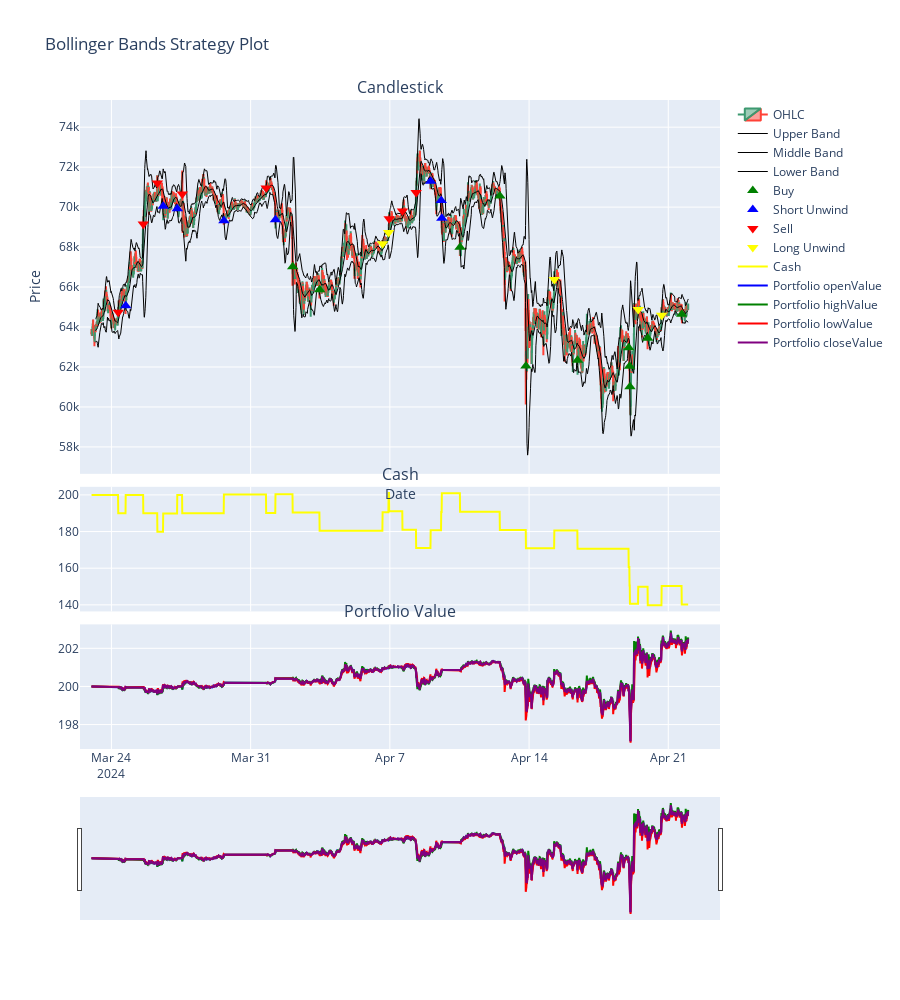

This figure's notebook cell:
### Code cell
bt.strategy.plot_history()

### Figure 1 — Plotly figure (JSON) as saved in the notebook; plotly's stock layout.template omitted (floating-point values rounded to 4 significant figures; data arrays with more than 128 entries replaced by an {"elided": "..."} marker saying what was removed)
{"data": [{"close": {"elided": "2881 int values"}, "high": {"elided": "2881 int values"}, "low": {"elided": "2881 int values"}, "name": "OHLC", "open": {"elided": "2881 int values"}, "type": "candlestick", "x": {"elided": "2881 str values"}, "xaxis": "x", "yaxis": "y"}, {"line": {"color": "black", "width": 1}, "name": "Upper Band", "type": "scatter", "x": {"elided": "2881 str values"}, "y": {"elided": "2881 float values"}}, {"line": {"color": "black", "width": 1}, "name": "Middle Band", "type": "scatter", "x": {"elided": "2881 str values"}, "y": {"elided": "2881 float values"}}, {"line": {"color": "black", "width": 1}, "name": "Lower Band", "type": "scatter", "x": {"elided": "2881 str values"}, "y": {"elided": "2881 float values"}}, {"marker": {"color": "green", "size": 10, "symbol": "triangle-up"}, "mode": "markers", "name": "Buy", "type": "scatter", "x": ["2024-04-02T02:45:00", "2024-04-03T11:15:00", "2024-04-10T12:45:00", "2024-04-12T12:45:00", "2024-04-13T20:15:00", "2024-04-16T10:30:00", "2024-04-19T00:15:00", "2024-04-19T01:15:00", "2024-04-19T01:45:00", "2024-04-19T23:15:00", "2024-04-21T16:15:00"], "y": [67020, 65868, 67995, 70560, 62054, 62340, 62958, 62037, 61010, 63438, 64644]}, {"marker": {"color": "blue", "size": 10, "symbol": "triangle-up"}, "mode": "markers", "name": "Short Unwind", "type": "scatter", "x": ["2024-03-24T17:15:00", "2024-03-26T14:30:00", "2024-03-27T07:30:00", "2024-03-29T15:45:00", "2024-04-01T06:00:00", "2024-04-09T01:15:00", "2024-04-09T14:00:00", "2024-04-09T14:45:00"], "y": [65068, 70047, 69922, 69320, 69367, 71291, 70325, 69440]}, {"marker": {"color": "black", "size": 10, "symbol": "triangle-up"}, "mode": "markers", "name": "Missed Long", "type": "scatter", "x": [], "y": []}, {"marker": {"color": "red", "size": 10, "symbol": "triangle-down"}, "mode": "markers", "name": "Sell", "type": "scatter", "x": ["2024-03-24T08:15:00", "2024-03-25T14:30:00", "2024-03-26T07:30:00", "2024-03-27T13:30:00", "2024-03-31T18:45:00", "2024-04-06T23:15:00", "2024-04-07T15:15:00", "2024-04-08T07:45:00"], "y": [64733, 69155, 71204, 70655, 70962, 69423, 69810, 70726]}, {"marker": {"color": "yellow", "size": 10, "symbol": "triangle-down"}, "mode": "markers", "name": "Long Unwind", "type": "scatter", "x": ["2024-04-06T15:15:00", "2024-04-06T22:30:00", "2024-04-15T06:30:00", "2024-04-19T11:45:00", "2024-04-20T16:00:00"], "y": [68164, 68734, 66374, 64875, 64583]}, {"marker": {"color": "black", "size": 10, "symbol": "triangle-down"}, "mode": "markers", "name": "Missed Short", "type": "scatter", "x": [], "y": []}, {"marker": {"color": "red", "size": 10, "symbol": "x"}, "mode": "markers", "name": "Force Unwind", "type": "scatter", "x": [], "y": []}, {"line": {"color": "yellow", "width": 2}, "mode": "lines", "name": "Cash", "type": "scatter", "x": {"elided": "2881 str values"}, "xaxis": "x2", "y": {"elided": "2881 float values"}, "yaxis": "y2"}, {"line": {"color": "blue", "width": 2}, "mode": "lines", "name": "Portfolio openValue", "type": "scatter", "x": {"elided": "2881 str values"}, "xaxis": "x3", "y": {"elided": "2881 float values"}, "yaxis": "y3"}, {"line": {"color": "green", "width": 2}, "mode": "lines", "name": "Portfolio highValue", "type": "scatter", "x": {"elided": "2881 str values"}, "xaxis": "x3", "y": {"elided": "2881 float values"}, "yaxis": "y3"}, {"line": {"color": "red", "width": 2}, "mode": "lines", "name": "Portfolio lowValue", "type": "scatter", "x": {"elided": "2881 str values"}, "xaxis": "x3", "y": {"elided": "2881 float values"}, "yaxis": "y3"}, {"line": {"color": "purple", "width": 2}, "mode": "lines", "name": "Portfolio closeValue", "type": "scatter", "x": {"elided": "2881 str values"}, "xaxis": "x3", "y": {"elided": "2881 float values"}, "yaxis": "y3"}], "layout": {"annotations": [{"font": {"size": 16}, "showarrow": false, "text": "Candlestick", "x": 0.5, "xanchor": "center", "xref": "paper", "y": 1, "yanchor": "bottom", "yref": "paper"}, {"font": {"size": 16}, "showarrow": false, "text": "Cash", "x": 0.5, "xanchor": "center", "xref": "paper", "y": 0.404, "yanchor": "bottom", "yref": "paper"}, {"font": {"size": 16}, "showarrow": false, "text": "Portfolio Value", "x": 0.5, "xanchor": "center", "xref": "paper", "y": 0.192, "yanchor": "bottom", "yref": "paper"}], "height": 1000, "title": {"text": "Bollinger Bands Strategy Plot"}, "xaxis": {"anchor": "y", "domain": [0, 1], "matches": "x3", "rangeslider": {"visible": false}, "showticklabels": false, "title": {"text": "Date"}}, "xaxis2": {"anchor": "y2", "domain": [0, 1], "matches": "x3", "showticklabels": false}, "xaxis3": {"anchor": "y3", "domain": [0, 1], "rangeslider": {"visible": true}}, "yaxis": {"anchor": "x", "domain": [0.424, 1], "title": {"text": "Price"}}, "yaxis2": {"anchor": "x2", "domain": [0.212, 0.404]}, "yaxis3": {"anchor": "x3", "domain": [0, 0.192]}}}
